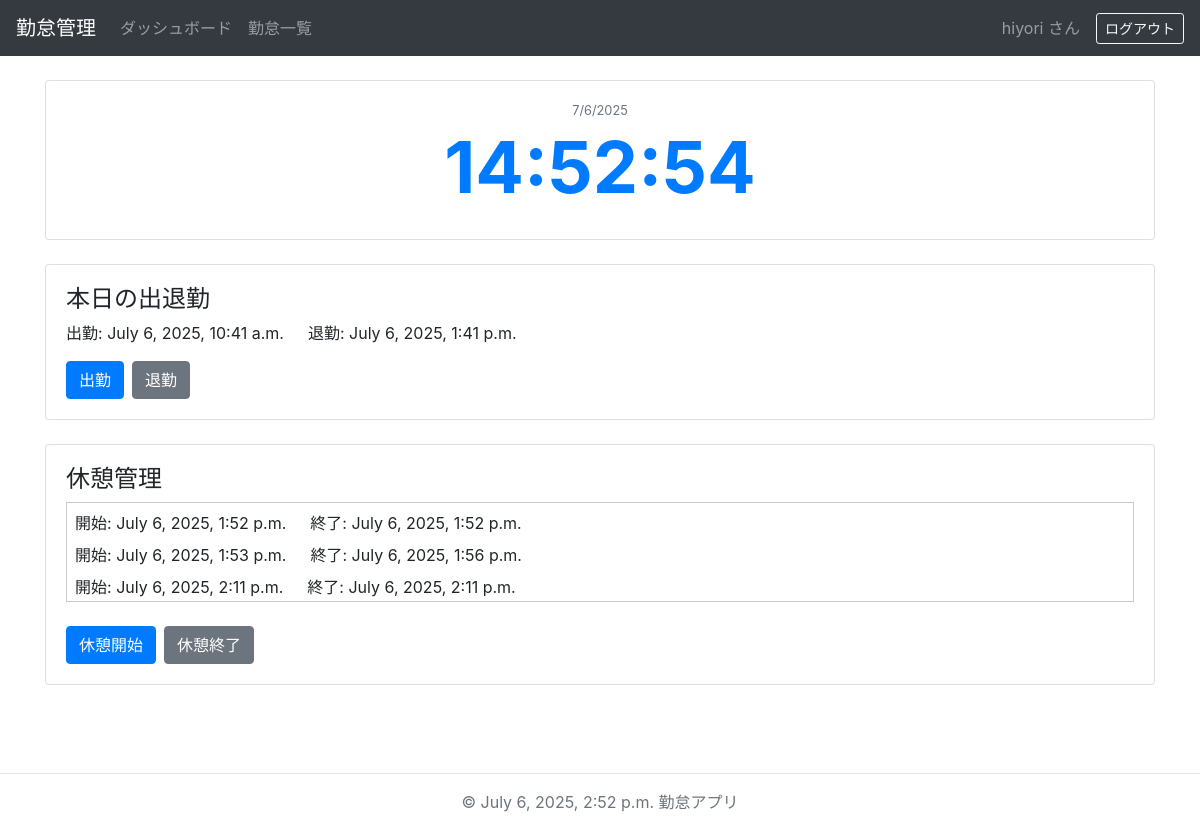
The app's page / (signed in) with its own data.
### attendance/models.py (models this page shows, shortened)
class Attendance(models.Model):
    user = models.ForeignKey(User, on_delete=models.CASCADE)
    date = models.DateField(auto_now_add=True)
    clock_in = models.DateTimeField(null=True, blank=True)
    clock_out = models.DateTimeField(null=True, blank=True)

class Break(models.Model):
    attendance = models.ForeignKey(Attendance, on_delete=models.CASCADE)
    start = models.DateTimeField(null=True, blank=True)
    end = models.DateTimeField(null=True, blank=True)

### attendance/views.py (the view)
# urls.py: path('', views.dashboard, name='dashboard'),
@login_required
def dashboard(request):
    today = timezone.localdate()
    attendance, _ = Attendance.objects.get_or_create(user=request.user, date=today)
    breaks = Break.objects.filter(attendance=attendance)
    return render(request, 'attendance/dashboard.html', {
        'attendance': attendance,
        'breaks': breaks,
        'now': now(),
    })

### attendance/templates/attendance/dashboard.html (shortened to what this page needs)
{% extends "attendance/base.html" %}
{% block content %}
  <div class="card mb-4">
    <div class="card-body text-center">
      <p id="current-date" class="text-muted small mb-1"></p>
      <h1 id="current-time" class="display-3 font-weight-bold text-primary"></h1>
    </div>
  </div>
  <div class="card mb-4">
    <div class="card-body">
      <h4>本日の出退勤</h4>
      <div class="d-flex justify-content-left mb-3">
        <p class="mb-0 mr-4">出勤: {{ attendance.clock_in|default:"未打刻" }}</p>
        <p class="mb-0">退勤: {{ attendance.clock_out|default:"未打刻" }}</p>
      </div>
      <div class="d-flex">
        <form method="post" action="{% url 'clock_in' %}" class="mr-2">
          <button class="btn btn-primary">出勤</button>
        </form>
        <form method="post" action="{% url 'clock_out' %}">
          <button class="btn btn-secondary">退勤</button>
        </form>
      </div>
    </div>
  </div>
  <div class="card mb-4">
    <div class="card-body">
      <h4>休憩管理</h4>
      <div style="max-height: 100px; overflow-y: auto; border: 1px solid #ccc; padding: 0.5rem;">
        {% for b in breaks %}
          <div class="d-flex justify-content-left mb-2">
            <span class="mr-4">開始: {{ b.start }}</span>
            <span>終了: {{ b.end|default:"休憩中" }}</span>
          </div>
        {% empty %}
          <p>まだ休憩していません</p>
        {% endfor %}
      </div>
      <div class="pt-4 d-flex">
        <form method="post" action="{% url 'break_start' %}" class="mr-2">
          <button class="btn btn-primary">休憩開始</button>
        </form>
        <form method="post" action="{% url 'break_end' %}">
          <button class="btn btn-secondary">休憩終了</button>
        </form>
      </div>
    </div>
  </div>
{% endblock %}

### attendance/templates/attendance/base.html (shortened to what this page needs)
{% load static %}
<!DOCTYPE html>
<html lang="ja">
<head>
  <link rel="stylesheet" href="https://stackpath.bootstrapcdn.com/bootstrap/4.5.2/css/bootstrap.min.css">
</head>
<body class="d-flex flex-column min-vh-100">
  <nav class="navbar navbar-expand-lg navbar-dark bg-dark mb-4">
    <a class="navbar-brand" href="{% url 'dashboard' %}">勤怠管理</a>
    <div class="collapse navbar-collapse" id="navbarNav">
      {% if request.user.is_authenticated %}
        <ul class="navbar-nav mr-auto">
          <li class="nav-item">
            <a class="nav-link" href="{% url 'dashboard' %}">ダッシュボード</a>
          </li>
          <li class="nav-item">
            <a class="nav-link" href="{% url 'history' %}">勤怠一覧</a>
          </li>
        </ul>
        <span class="navbar-text mr-3">
          {{ request.user.username }} さん
        </span>
        <a class="btn btn-outline-light btn-sm" href="{% url 'logout' %}">ログアウト</a>
      {% else %}
        <ul class="navbar-nav ml-auto">
          <li class="nav-item">
            <a class="nav-link" href="{% url 'login' %}">ログイン</a>
          </li>
        </ul>
      {% endif %}
    </div>
  </nav>
  <main class="container flex-grow-1">
    {% block content %}
    {% endblock %}
  </main>
  <footer class="mt-5 text-muted">
    <hr>
    <p class="text-center">© {{ now|default:2025 }} 勤怠アプリ</p>
  </footer>
</body>
</html>

### records on screen
Attendance: clock_in "July 6, 2025, 10:41 a.m.", clock_out "July 6, 2025, 1:41 p.m."
Break: start "July 6, 2025, 1:52 p.m.", end "July 6, 2025, 1:52 p.m."
Break: start "July 6, 2025, 1:53 p.m.", end "July 6, 2025, 1:56 p.m."
Break: start "July 6, 2025, 2:11 p.m.", end "July 6, 2025, 2:11 p.m."

### other values on screen
{{ request.user.username }} "hiyori"
{{ now|default:2025 }} "July 6, 2025, 2:52 p.m."
